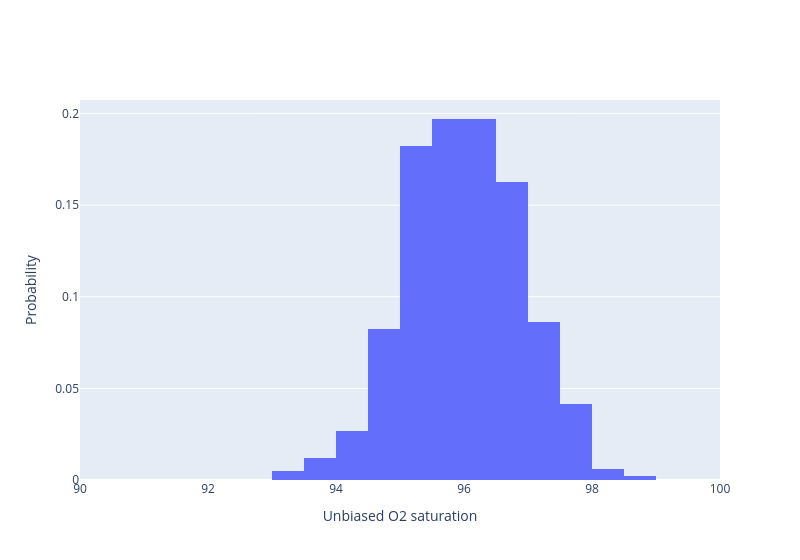

The notebook cell saved with this chart:
### Code cell
def generate_o2sat_measurement(std):
    # Randomly generate a number in the range 90.0-100.0
    real = np.random.uniform(90.0, 100.0)

    # Add gaussian noise to the number with a standard deviation of 0.9
    measured = np.random.normal(real, std)

    # Round x to the nearest 1
    rounded = round(measured)
    # rounded = round(real)
    return real, measured, rounded


def lookup_real_value(ref=98, repetitions=10000, std=0.86):
    real_arr = np.array([])

    for i in range(repetitions):
        # Generate a measurement
        real, _, rounded = generate_o2sat_measurement(std)
        if rounded == ref:
            real_arr = np.append(real_arr, real)

    # Print the std
    print(f"Std of values giving {ref}: {round(real_arr.std(), 4)}")

    fig = go.Figure()
    fig.add_trace(
        go.Histogram(
            x=real_arr,
            xbins=dict(start=93, end=100, size=0.5),
            autobinx=False,
            histnorm="probability",
        )
    )

    fig.update_layout(width=800)
    fig.update_xaxes(range=[90, 100], title="Unbiased O2 saturation")
    fig.update_yaxes(title="Probability")
    fig.show()

    # Use np to histogram the values
    hist, bin_edges = np.histogram(real_arr, bins=range(90, 101))
    return hist, bin_edges


# 0.9073
lookup_real_value(96, 10000, 0.86)

### Figure 1 — Plotly figure (JSON) as saved in the notebook; plotly's stock layout.template omitted (floating-point values rounded to 4 significant figures; data arrays with more than 128 entries replaced by an {"elided": "..."} marker saying what was removed)
{"data": [{"autobinx": false, "histnorm": "probability", "type": "histogram", "x": {"elided": "1010 float values"}, "xbins": {"end": 100, "size": 0.5, "start": 93}}], "layout": {"width": 800, "xaxis": {"range": [90, 100], "title": {"text": "Unbiased O2 saturation"}}, "yaxis": {"title": {"text": "Probability"}}}}
